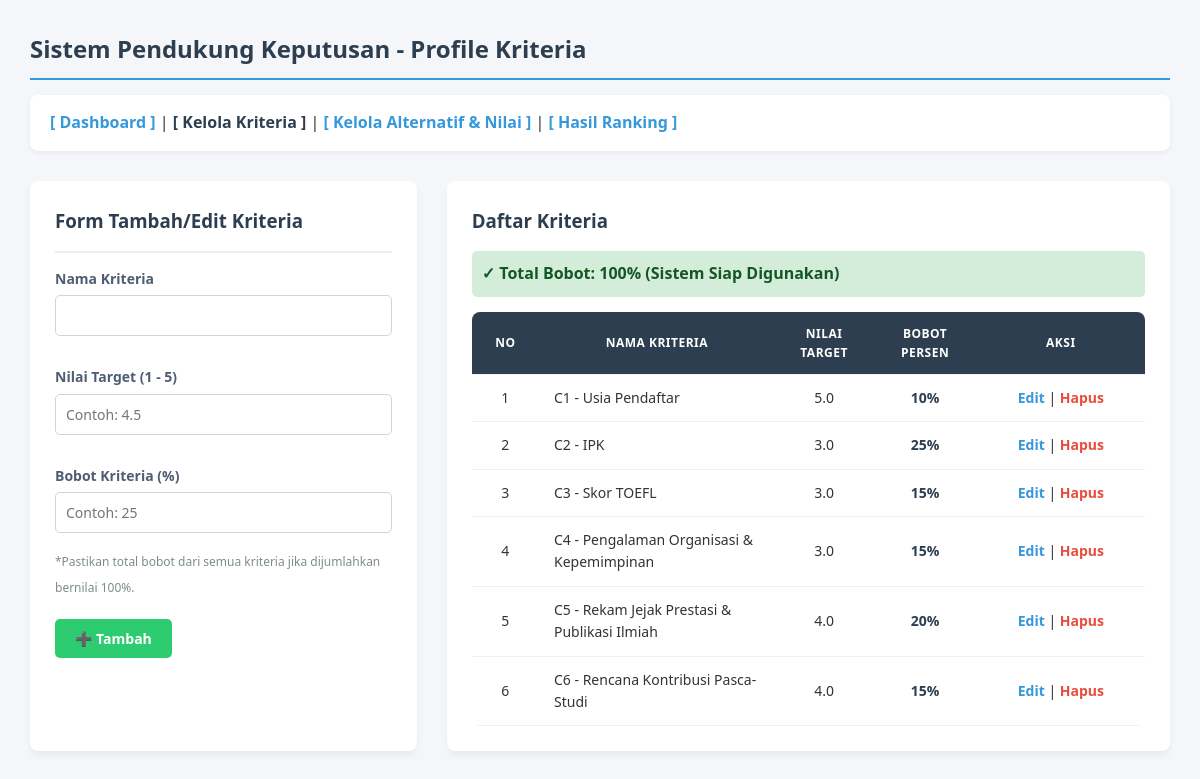
Page /kriteria.php on the committed database.
### tables this page shows
CREATE TABLE `kriteria` (
  `id_kriteria` int(11) NOT NULL,
  `nama_kriteria` varchar(255) NOT NULL,
  `nilai_target` decimal(3,1) NOT NULL,
  `bobot_kriteria` int(3) NOT NULL
);

### kriteria.php (the view, shortened to what this page needs)
<?php
include 'koneksi.php';
$check_bobot = mysqli_query($conn, "SELECT SUM(bobot_kriteria) as total FROM kriteria");
$row_bobot = mysqli_fetch_assoc($check_bobot);
$total_persen_sekarang = $row_bobot['total'] ?? 0;
?>
<!DOCTYPE html>
<html>
<head>
    <link rel="stylesheet" type="text/css" href="style.css">
</head>
<body>
    <h1>Sistem Pendukung Keputusan - Profile Kriteria</h1>
    <nav>
        <a href="index.php">[ Dashboard ]</a> |
        <a href="kriteria.php" style="color: #2c3e50;"> <b>[ Kelola Kriteria ]</b></a> |
        <a href="alternatif.php">[ Kelola Alternatif & Nilai ]</a> |
        <a href="ranking.php">[ Hasil Ranking ]</a>
    </nav>
    <div class="container">
        <?php include 'form_kriteria.php'; ?>
        <div class="box box-large">
            <h3>Daftar Kriteria</h3>
            <?php if($total_persen_sekarang == 100): ?>
                <div style="background:#d4edda; color:#155724; padding:10px; border-radius:5px; margin-bottom:15px; font-weight:bold;">
                    ✓ Total Bobot: 100% (Sistem Siap Digunakan)
                </div>
            <?php else: ?>
                <div style="background:#fff3cd; color:#856404; padding:10px; border-radius:5px; margin-bottom:15px; font-weight:bold;">
                    ⚠️ Total Bobot Saat Ini: <?= $total_persen_sekarang; ?>% (Harus bernilai 100% agar hasil akurat!)
                </div>
            <?php endif; ?>
            <table>
                <tr>
                    <th width="10%">No</th>
                    <th>Nama Kriteria</th>
                    <th>Nilai Target</th>
                    <th>Bobot Persen</th>
                    <th width="25%">Aksi</th>
                </tr>
                <?php
                $no = 1;
                $query = mysqli_query($conn, "SELECT * FROM kriteria");
                while ($row = mysqli_fetch_assoc($query)) {
                    echo "<tr>
                            <td>{$no}</td>
                            <td style='text-align:left;'>{$row['nama_kriteria']}</td>
                            <td>{$row['nilai_target']}</td>
                            <td><b>{$row['bobot_kriteria']}%</b></td>
                            <td>
                                <a href='kriteria.php?edit={$row['id_kriteria']}' class='btn-edit'>Edit</a> |
                                <a href='hapus.php?type=kriteria&id={$row['id_kriteria']}' class='btn-hapus' onclick='return confirm(\"Hapus?\")'>Hapus</a>
                            </td>
                          </tr>";
                    $no++;
                }
                ?>
            </table>
        </div>
    </div>
</body>
</html>

### style.css (style rules this page uses)
* { margin: 0; padding: 0; box-sizing: border-box; font-family: 'Segoe UI', Tahoma, Geneva, Verdana, sans-serif; }
body { background-color: #f4f6f9; color: #333; padding: 30px; line-height: 1.6; }
h1, h2, h3, h4 { color: #2c3e50; margin-bottom: 15px; }
h1 { font-size: 24px; border-bottom: 2px solid #3498db; padding-bottom: 10px; }
nav { margin-bottom: 30px; background: #fff; padding: 15px 20px; border-radius: 8px; box-shadow: 0 2px 5px rgba(0,0,0,0.05); }
nav a { text-decoration: none; color: #3498db; font-weight: 600; transition: color 0.3s ease; }
.container { display: flex; flex-wrap: wrap; gap: 30px; margin-top: 20px; }
.box { background: #fff; padding: 25px; border-radius: 8px; box-shadow: 0 4px 6px rgba(0,0,0,0.05); flex: 1; min-width: 300px; }
.box-large { flex: 2; min-width: 500px; }
table { width: 100%; border-collapse: collapse; margin-top: 15px; background: #fff; border-radius: 8px; overflow: hidden; }
th, td { padding: 12px 15px; text-align: center; border-bottom: 1px solid #edf2f7; font-size: 14px; }
th { background-color: #2c3e50; color: #ffffff; font-weight: 600; text-transform: uppercase; font-size: 12px; letter-spacing: 0.5px; }
td b { color: #2c3e50; }
.btn-edit { color: #3498db; text-decoration: none; font-weight: 600; }
.btn-hapus { color: #e74c3c; text-decoration: none; font-weight: 600; }

### rows in the picture
kriteria: nama_kriteria "C1 - Usia Pendaftar", nilai_target "5.0", bobot_kriteria "10"
kriteria: nama_kriteria "C2 - IPK", nilai_target "3.0", bobot_kriteria "25"
kriteria: nama_kriteria "C3 - Skor TOEFL", nilai_target "3.0", bobot_kriteria "15"
kriteria: nama_kriteria "C4 - Pengalaman Organisasi & Kepemimpinan", nilai_target "3.0", bobot_kriteria "15"
kriteria: nama_kriteria "C5 - Rekam Jejak Prestasi & Publikasi Ilmiah", nilai_target "4.0", bobot_kriteria "20"
kriteria: nama_kriteria "C6 - Rencana Kontribusi Pasca-Studi", nilai_target "4.0", bobot_kriteria "15"
